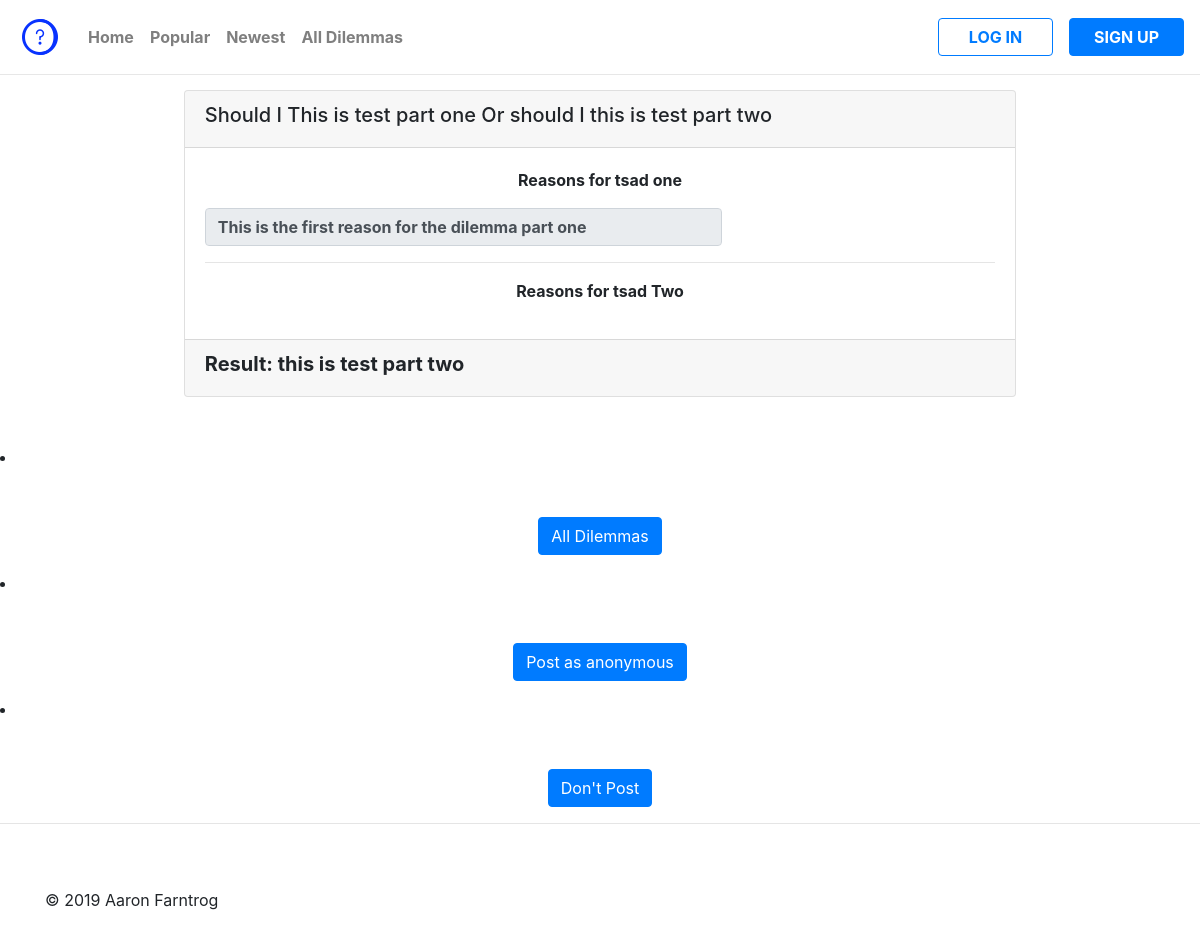
Before: /result/1/ with the older database file.
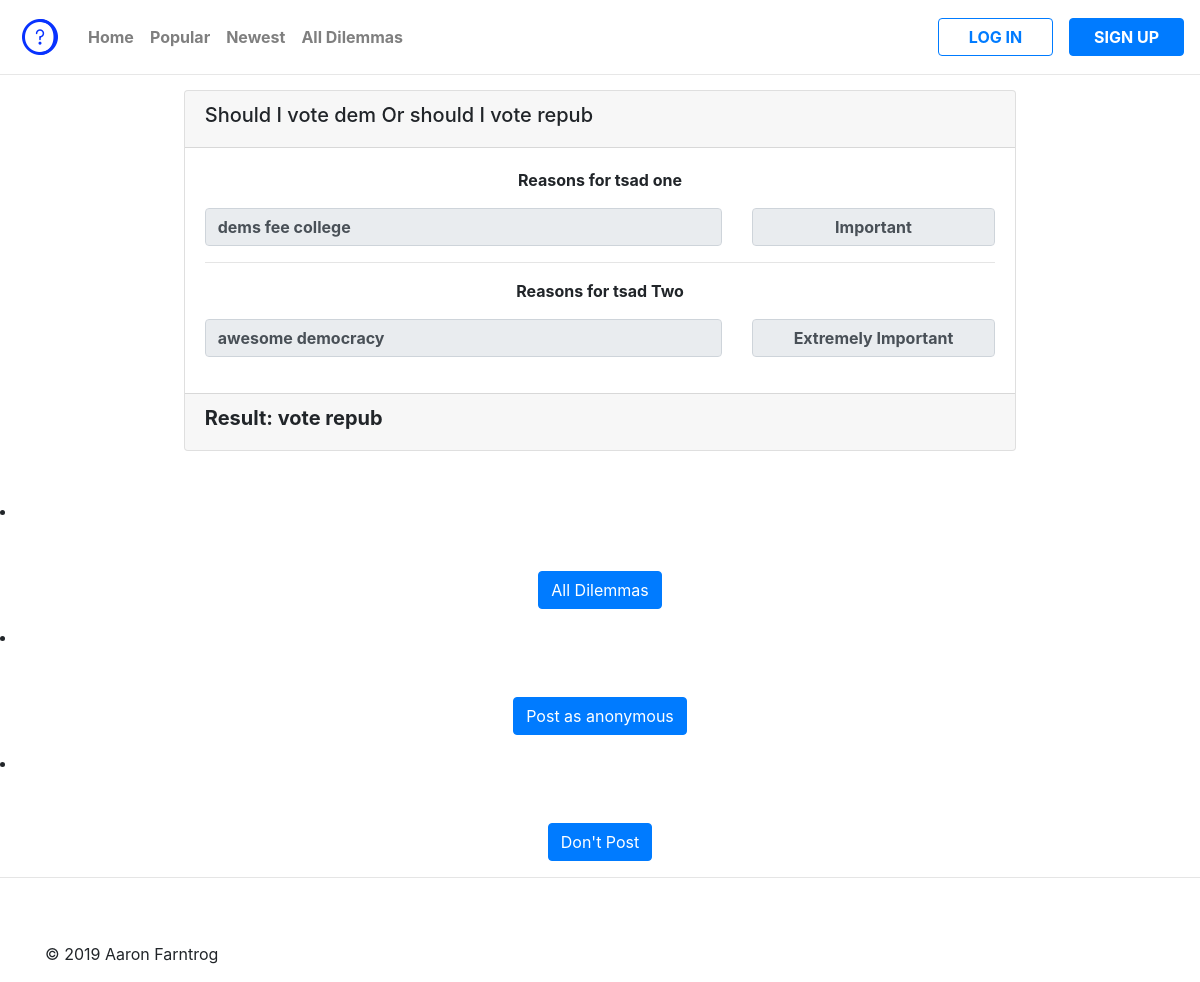
After: the same page with the newer database file.
### easydilemma/models.py (models this page shows, shortened)
class ReasonPartOne(models.Model):
    dilemma = models.ForeignKey(DilemmaPartOne, default=None, related_name="reason_part_one", on_delete=models.CASCADE)
    reason = models.TextField()
    selected_option = models.CharField(max_length=50)

class DilemmaPartTwo(models.Model):
    dilemma_part_two = models.CharField(max_length=500)
    def __str__(self):
        return self.dilemma_part_two[:50]

class ReasonPartTwo(models.Model):
    dilemma = models.ForeignKey(DilemmaPartTwo, default=None, related_name="reason_part_two" , on_delete=models.CASCADE)
    reason = models.TextField()
    selected_option = models.CharField(max_length=50)

### easydilemma/views.py (the view)
# urls.py: path('result/<int:dilemma_id>/', views.store_and_calc_reasons, name="store_and_calc_reasons"),
def store_and_calc_reasons(request, dilemma_id):
    my_dilemma = Dilemma.objects.get(id=dilemma_id)
    dilemma_1_id = my_dilemma.dilemma_part_one.id
    dilemma_2_id = my_dilemma.dilemma_part_two.id
    dilemma_part_one = DilemmaPartOne.objects.get(id=dilemma_1_id)
    dilemma_part_two = DilemmaPartTwo.objects.get(id=dilemma_2_id)
    all_reasons_1 = request.POST.getlist('reason1')
    all_select_elements_1 = request.POST.getlist('form-first-half-select')
    for i in range(len(all_reasons_1)):
        reason_model = ReasonPartOne()
        reason_model.reason = all_reasons_1[i]
        reason_model.selected_option = all_select_elements_1[i]
        reason_model.dilemma = dilemma_part_one
        reason_model.save()
    all_reason_2 = request.POST.getlist('reason_2')
    all_select_elements_2 = request.POST.getlist('form-second-half-select')
    for i in range(len(all_reason_2)):
        reason_model = ReasonPartTwo()
        reason_model.reason = all_reason_2[i]
        reason_model.selected_option = all_select_elements_2[i]
        reason_model.dilemma = dilemma_part_two
        reason_model.save()
    dilemma_result = calculate_result(request, all_select_elements_1, all_select_elements_2,my_dilemma )
    my_dilemma.result = dilemma_result
    my_dilemma.save()
    list_of_reasons_one = ReasonPartOne.objects.filter(dilemma=dilemma_part_one)
    list_of_reasons_two = ReasonPartTwo.objects.filter(dilemma=dilemma_part_two)
    context = {
        'full_dilemma': f"Should I {my_dilemma.dilemma_part_one} Or should I {my_dilemma.dilemma_part_two}",
        'dilemma_part_one': my_dilemma.dilemma_part_one,
        'dilemma_part_two': my_dilemma.dilemma_part_two,
        'all_dilemma_one_reasons': list_of_reasons_one,
        'all_dilemma_two_reasons': list_of_reasons_two,
        'result': dilemma_result,
    }
    return render(request, 'easydilemma/dilemma_result.html', context)

### easydilemma/models.py (called while the page is built)
    def __str__(self):
        return self.dilemma_part_one[:50]

### easydilemma/views.py (called while the page is built)
def calculate_result(request, all_select_elements_1, all_select_elements_2, my_dilemma ):
    total_dilemma_1 = 0
    for val in all_select_elements_1:
        total_dilemma_1 += int(val)
    total_dilemma_2 = 0
    for val in all_select_elements_2:
        total_dilemma_2 += int(val)
    if total_dilemma_1 > total_dilemma_2:
        return my_dilemma.dilemma_part_one.dilemma_part_one
    else:
        return my_dilemma.dilemma_part_two.dilemma_part_two

### easydilemma/templates/easydilemma/dilemma_result.html (shortened to what the changed rows need)
<!DOCTYPE html>
<html lang="en">
<head>
    {% load static %}
    <link rel="stylesheet" href="https://maxcdn.bootstrapcdn.com/bootstrap/4.0.0/css/bootstrap.min.css">
    <link rel="stylesheet" href="../../static/easydilemma/css/main.css">
    <link rel="stylesheet" href="https://use.fontawesome.com/releases/v5.8.1/css/all.css">
</head>
<body>
<div class="container">
        <div class="card w-75 mx-auto">
            <div class="card-header">
                <h5>{{ full_dilemma }}</h5>
            </div>
            <div class="card-body">
                {% for reason in all_dilemma_one_reasons %}
                <div class="row mb-3">
                    <div class="col-md-8">
                        <input type="text" class="form-control font-weight-bold expand-reason text-truncate" value="{{ reason.reason }}" readonly>
                    </div>
                    <div class="col-md-4">
                        {% if reason.selected_option == "1" %}
                            <input type="text" class="form-control text-center font-weight-bold" value="Not Really Important" readonly>
                        {% elif reason.selected_option == "2" %}
                            <input type="text" class="form-control text-center font-weight-bold" value="Somewhat Important" readonly>
                        {% elif reason.selected_option == "3" %}
                            <input type="text" class="form-control text-center font-weight-bold" value="Important" readonly>
                        {% elif reason.selected_option == "4" %}
                            <input type="text" class="form-control text-center font-weight-bold" value="Very Important" readonly>
                        {% elif reason.selected_option == "5" %}
                            <input type="text" class="form-control text-center font-weight-bold" value="Extremely Important" readonly>
                        {% endif %}
                    </div>
                </div>
                {% endfor %}
                {% for reason in all_dilemma_two_reasons %}
                <div class="row mb-3">
                    <div class="col-md-8">
                        <input type="text" class="form-control font-weight-bold expand-reason text-truncate" value="{{ reason.reason }}" readonly>
                    </div>
                    <div class="col-md-4">
                        {% if reason.selected_option == "1" %}
                            <input type="text" class="form-control text-center font-weight-bold" value="Not Really Important" readonly>
                        {% elif reason.selected_option == "2" %}
                            <input type="text" class="form-control text-center font-weight-bold" value="Somewhat Important" readonly>
                        {% elif reason.selected_option == "3" %}
                            <input type="text" class="form-control text-center font-weight-bold" value="Important" readonly>
                        {% elif reason.selected_option == "4" %}
                            <input type="text" class="form-control text-center font-weight-bold" value="Very Important" readonly>
                        {% elif reason.selected_option == "5" %}
                            <input type="text" class="form-control text-center font-weight-bold" value="Extremely Important" readonly>
                        {% endif %}
                    </div>
                </div>
                {% endfor %}
            </div>
        <div class="card-footer">
            <h5 class="font-weight-bold">Result: {{ result }}</span> </h5>
        </div>
    </div>
</div>
<br> <br>
</body>
</html>

Changed rows visible on the page:
changed ReasonPartOne: reason "This is the first reason for the dilemma part one" → "dems fee college"; value (not shown) → "Important"
now on this page (row edited): ReasonPartTwo: reason "awesome democracy"
changed DilemmaPartTwo: dilemma_part_two "this is test part two" → "vote repub"
Other visible differences:
{{ full_dilemma }}: "Should I This is test part one Or should I this is test part two" → "Should I vote dem Or should I vote repub"
